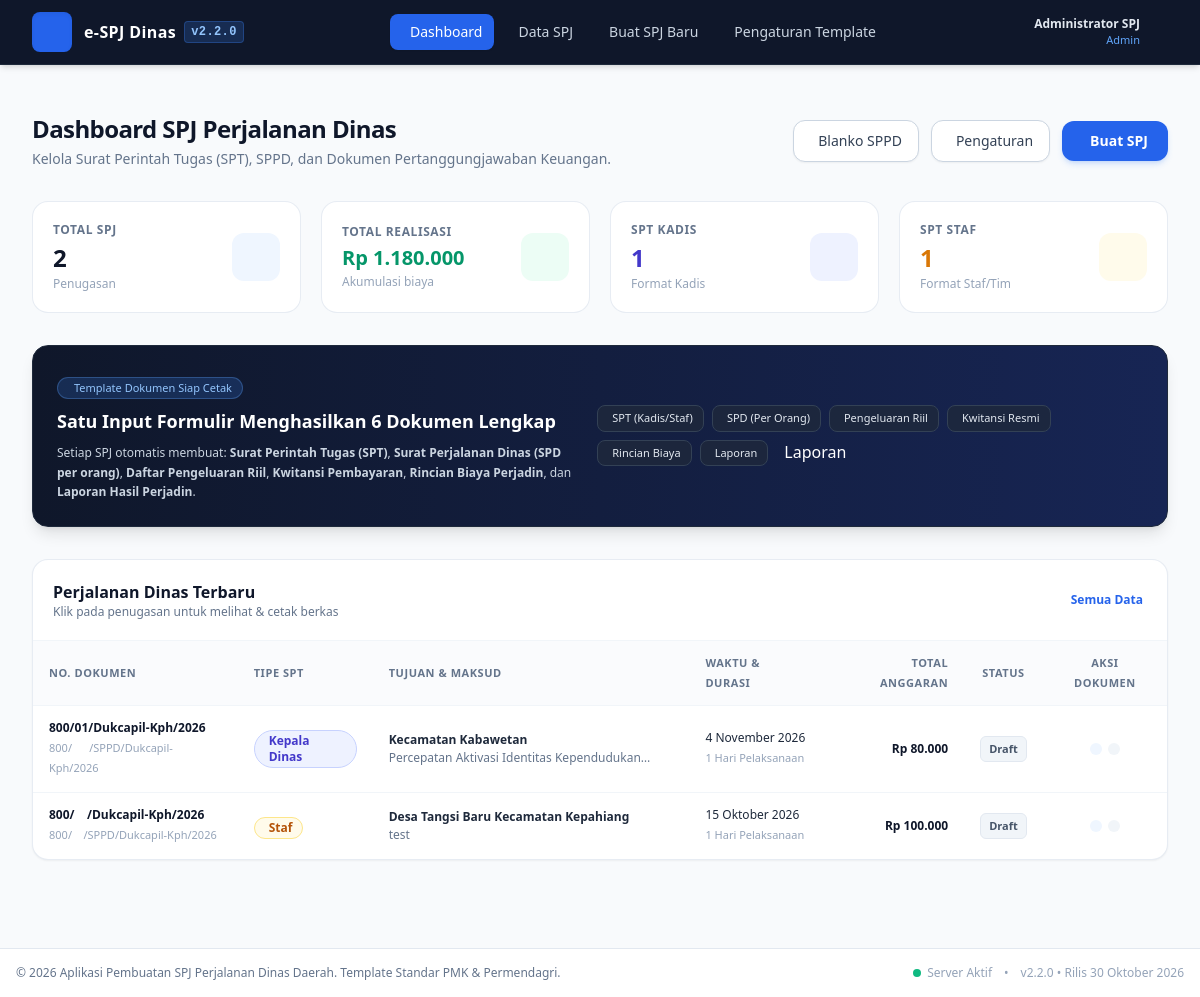
Page / (signed in) on the earlier database version.
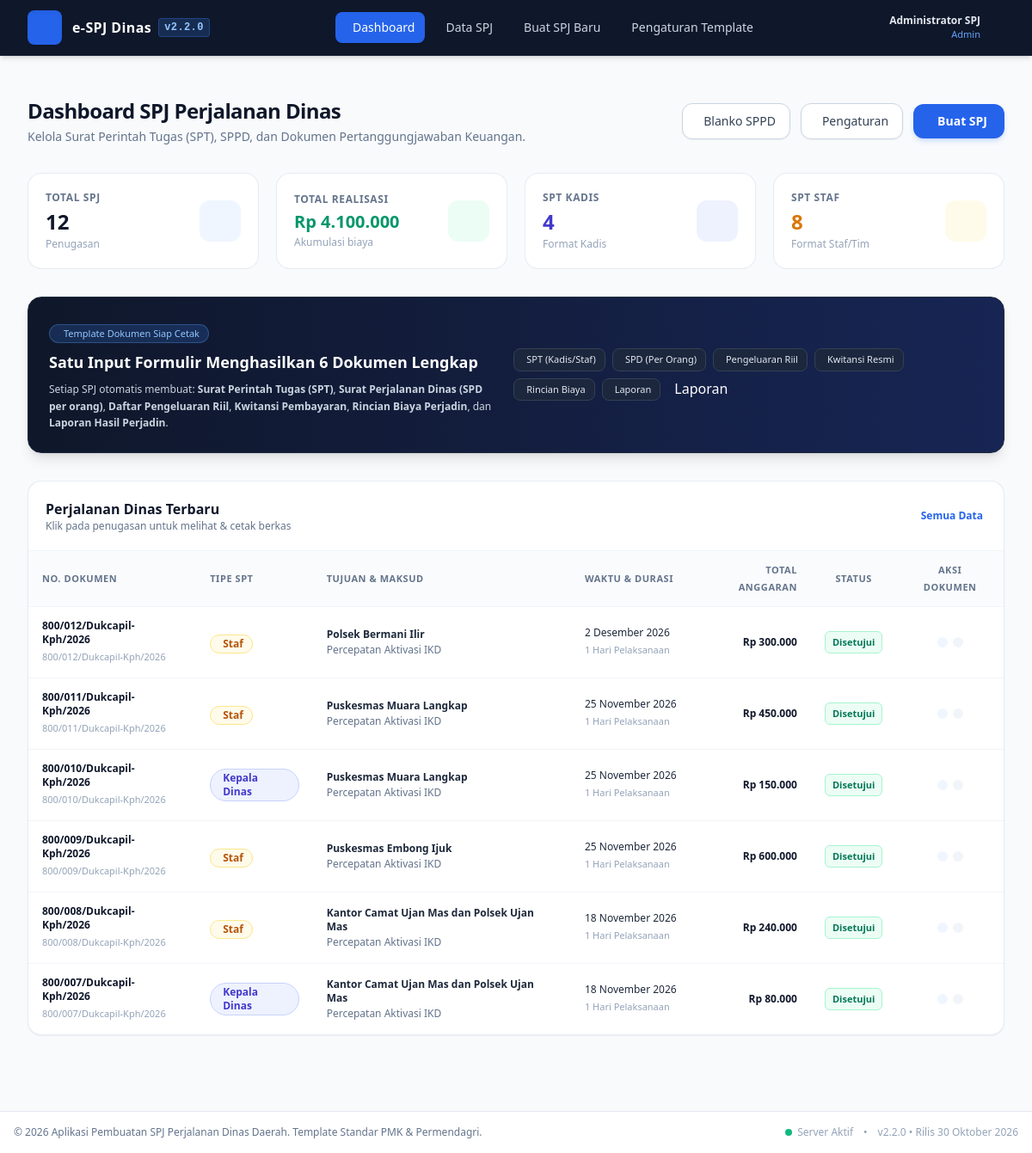
Same page on the later database version.
### tables this page shows
CREATE TABLE spj (
        id INTEGER PRIMARY KEY AUTOINCREMENT,
        nomor_spt TEXT,
        nomor_sppd TEXT,
        jenis_spt TEXT DEFAULT 'staf', -- 'kadis' or 'staf'
        tujuan TEXT NOT NULL,
        instansi_tujuan TEXT,
        maksud TEXT NOT NULL,
        dasar_hukum TEXT,
        tanggal_berangkat DATE NOT NULL,
        tanggal_pulang DATE NOT NULL,
        lama_hari INTEGER DEFAULT 1,
        tempat_berangkat TEXT DEFAULT 'Tempat Kedudukan',
        angkutan TEXT DEFAULT 'Pesawat Udara',
        mata_anggaran TEXT DEFAULT '5.1.02.04.01.0001 (Belanja Perjalanan Dinas Biasa)',
        status TEXT DEFAULT 'Draft', -- 'Draft', 'Disetujui', 'Selesai'
        created_at TIMESTAMP DEFAULT CURRENT_TIMESTAMP,
        updated_at TIMESTAMP DEFAULT CURRENT_TIMESTAMP
    , spt_penandatangan_nama TEXT, spt_penandatangan_nip TEXT, spt_penandatangan_pangkat TEXT, spt_penandatangan_jabatan TEXT, spt_penandatangan_an TEXT, tanggal_spt DATE);

### app.py (the view)
@app.route('/')
@login_required
def dashboard():
    conn = get_db()
    total_spj = conn.execute('SELECT COUNT(*) as c FROM spj').fetchone()['c']
    spj_kadis = conn.execute("SELECT COUNT(*) as c FROM spj WHERE jenis_spt = 'kadis'").fetchone()['c']
    spj_staf = conn.execute("SELECT COUNT(*) as c FROM spj WHERE jenis_spt = 'staf'").fetchone()['c']
    total_biaya_row = conn.execute('SELECT SUM(total) as s FROM spj_biaya').fetchone()
    total_biaya = total_biaya_row['s'] if total_biaya_row and total_biaya_row['s'] else 0
    recent_rows = conn.execute('''
        SELECT s.*,
            COALESCE((SELECT SUM(b.total) FROM spj_biaya b WHERE b.spj_id = s.id), 0) as total_biaya
        FROM spj s
        ORDER BY s.id DESC
        LIMIT 6
    ''').fetchall()
    conn.close()
    return render_template('dashboard.html',
        total_spj=total_spj,
        spj_kadis=spj_kadis,
        spj_staf=spj_staf,
        total_biaya=total_biaya,
        recent_spj=recent_rows
    )

### templates/dashboard.html (shortened to what this page needs)
{% extends "base.html" %}
{% block content %}
<div class="max-w-7xl mx-auto px-4 sm:px-6 lg:px-8 pt-6 sm:pt-8">
    <div class="flex flex-col md:flex-row md:items-center md:justify-between gap-4 mb-6 sm:mb-8">
        <div>
            <h1 class="text-xl sm:text-2xl font-bold text-slate-900 tracking-tight flex items-center gap-2">
                <span>Dashboard SPJ Perjalanan Dinas</span>
            </h1>
            <p class="text-xs sm:text-sm text-slate-500 mt-1">
                Kelola Surat Perintah Tugas (SPT), SPPD, dan Dokumen Pertanggungjawaban Keuangan.
            </p>
        </div>
        <div class="flex flex-wrap sm:flex-nowrap items-center gap-2.5 sm:gap-3 w-full sm:w-auto">
            <a href="{{ url_for('blanko_sppd') }}" target="_blank" class="inline-flex items-center justify-center gap-1.5 sm:gap-2 px-3 sm:px-4 py-2.5 rounded-xl border border-slate-300 bg-white text-slate-700 text-xs sm:text-sm font-medium hover:bg-slate-50 hover:text-blue-600 transition shadow-sm text-center flex-1 sm:flex-initial" title="Cetak / Buka Blanko SPPD Kosong (PDF)">
                <span>Blanko SPPD</span>
            </a>
            <a href="{{ url_for('settings_view') }}" class="inline-flex items-center justify-center gap-1.5 sm:gap-2 px-3 sm:px-4 py-2.5 rounded-xl border border-slate-300 bg-white text-slate-700 text-xs sm:text-sm font-medium hover:bg-slate-50 transition shadow-sm text-center flex-1 sm:flex-initial">
                <span>Pengaturan</span>
            </a>
            <a href="{{ url_for('spj_create') }}" class="inline-flex items-center justify-center gap-1.5 sm:gap-2 px-4 sm:px-5 py-2.5 rounded-xl bg-blue-600 text-white text-xs sm:text-sm font-semibold hover:bg-blue-700 active:bg-blue-800 transition shadow-md shadow-blue-500/20 text-center w-full sm:w-auto">
                <span>Buat SPJ</span>
            </a>
        </div>
    </div>
    <div class="grid grid-cols-2 lg:grid-cols-4 gap-3 sm:gap-5 mb-6 sm:mb-8">
        <div class="bg-white p-3.5 sm:p-5 rounded-2xl border border-slate-200/80 shadow-xs flex flex-col justify-between sm:flex-row sm:items-center">
            <div>
                <div class="text-[10px] sm:text-xs font-semibold uppercase text-slate-500 tracking-wider">Total SPJ</div>
                <div class="text-xl sm:text-2xl font-extrabold text-slate-900 mt-0.5 sm:mt-1">{{ total_spj }}</div>
                <div class="text-[10px] sm:text-xs text-slate-400 mt-0.5">Penugasan</div>
            </div>
            <div class="w-8 h-8 sm:w-12 sm:h-12 rounded-xl bg-blue-50 text-blue-600 flex items-center justify-center text-lg sm:text-2xl mt-2 sm:mt-0 self-end sm:self-auto">
            </div>
        </div>
        <div class="bg-white p-3.5 sm:p-5 rounded-2xl border border-slate-200/80 shadow-xs flex flex-col justify-between sm:flex-row sm:items-center">
            <div>
                <div class="text-[10px] sm:text-xs font-semibold uppercase text-slate-500 tracking-wider">Total Realisasi</div>
                <div class="text-sm sm:text-xl font-extrabold text-emerald-600 mt-0.5 sm:mt-1 truncate max-w-[130px] sm:max-w-none">{{ format_rupiah(total_biaya) }}</div>
                <div class="text-[10px] sm:text-xs text-slate-400 mt-0.5">Akumulasi biaya</div>
            </div>
            <div class="w-8 h-8 sm:w-12 sm:h-12 rounded-xl bg-emerald-50 text-emerald-600 flex items-center justify-center text-lg sm:text-2xl mt-2 sm:mt-0 self-end sm:self-auto">
            </div>
        </div>
        <div class="bg-white p-3.5 sm:p-5 rounded-2xl border border-slate-200/80 shadow-xs flex flex-col justify-between sm:flex-row sm:items-center">
            <div>
                <div class="text-[10px] sm:text-xs font-semibold uppercase text-slate-500 tracking-wider">SPT Kadis</div>
                <div class="text-xl sm:text-2xl font-extrabold text-indigo-700 mt-0.5 sm:mt-1">{{ spj_kadis }}</div>
                <div class="text-[10px] sm:text-xs text-slate-400 mt-0.5">Format Kadis</div>
            </div>
            <div class="w-8 h-8 sm:w-12 sm:h-12 rounded-xl bg-indigo-50 text-indigo-600 flex items-center justify-center text-lg sm:text-2xl mt-2 sm:mt-0 self-end sm:self-auto">
            </div>
        </div>
        <div class="bg-white p-3.5 sm:p-5 rounded-2xl border border-slate-200/80 shadow-xs flex flex-col justify-between sm:flex-row sm:items-center">
            <div>
                <div class="text-[10px] sm:text-xs font-semibold uppercase text-slate-500 tracking-wider">SPT Staf</div>
                <div class="text-xl sm:text-2xl font-extrabold text-amber-600 mt-0.5 sm:mt-1">{{ spj_staf }}</div>
                <div class="text-[10px] sm:text-xs text-slate-400 mt-0.5">Format Staf/Tim</div>
            </div>
            <div class="w-8 h-8 sm:w-12 sm:h-12 rounded-xl bg-amber-50 text-amber-600 flex items-center justify-center text-lg sm:text-2xl mt-2 sm:mt-0 self-end sm:self-auto">
            </div>
        </div>
    </div>
    <div class="bg-gradient-to-r from-slate-900 to-blue-950 text-white rounded-2xl p-4 sm:p-6 mb-6 sm:mb-8 shadow-lg border border-slate-800">
        <div class="flex flex-col lg:flex-row lg:items-center justify-between gap-4 sm:gap-6">
            <div class="space-y-1.5 sm:space-y-2">
                <div class="inline-flex items-center gap-1.5 bg-blue-500/20 text-blue-300 text-[11px] px-2.5 py-0.5 rounded-full border border-blue-400/30">
                     Template Dokumen Siap Cetak
                </div>
                <h3 class="text-base sm:text-lg font-bold text-white">Satu Input Formulir Menghasilkan 6 Dokumen Lengkap</h3>
                <p class="text-xs text-slate-300 max-w-2xl leading-relaxed">
                    Setiap SPJ otomatis membuat: <strong>Surat Perintah Tugas (SPT)</strong>, <strong>Surat Perjalanan Dinas (SPD per orang)</strong>, <strong>Daftar Pengeluaran Riil</strong>, <strong>Kwitansi Pembayaran</strong>, <strong>Rincian Biaya Perjadin</strong>, dan <strong>Laporan Hasil Perjadin</strong>.
                </p>
            </div>
            <div class="flex flex-wrap gap-1.5 sm:gap-2">
                <span class="bg-slate-800/80 border border-slate-700 text-slate-200 text-[11px] px-2.5 py-1 rounded-lg flex items-center gap-1">
                     SPT (Kadis/Staf)
                </span>
                <span class="bg-slate-800/80 border border-slate-700 text-slate-200 text-[11px] px-2.5 py-1 rounded-lg flex items-center gap-1">
                     SPD (Per Orang)
                </span>
                <span class="bg-slate-800/80 border border-slate-700 text-slate-200 text-[11px] px-2.5 py-1 rounded-lg flex items-center gap-1">
                     Pengeluaran Riil
                </span>
                <span class="bg-slate-800/80 border border-slate-700 text-slate-200 text-[11px] px-2.5 py-1 rounded-lg flex items-center gap-1">
                     Kwitansi Resmi
                </span>
                <span class="bg-slate-800/80 border border-slate-700 text-slate-200 text-[11px] px-2.5 py-1 rounded-lg flex items-center gap-1">
                     Rincian Biaya
                </span>
                <span class="bg-slate-800/80 border border-slate-700 text-slate-200 text-[11px] px-2.5 py-1 rounded-lg flex items-center gap-1">
                     Laporan
                </span>
                     Laporan
            </div>
        </div>
    </div>
    <div class="bg-white rounded-2xl border border-slate-200/80 shadow-sm overflow-hidden mb-6">
        <div class="p-4 sm:p-5 border-b border-slate-100 flex items-center justify-between">
            <div>
                <h2 class="text-sm sm:text-base font-bold text-slate-900">Perjalanan Dinas Terbaru</h2>
                <p class="text-[11px] sm:text-xs text-slate-500">Klik pada penugasan untuk melihat & cetak berkas</p>
            </div>
            <a href="{{ url_for('spj_list') }}" class="text-xs font-semibold text-blue-600 hover:text-blue-800 flex items-center gap-1">
                <span>Semua Data</span>
            </a>
        </div>
        <div class="hidden md:block overflow-x-auto">
            <table class="w-full text-left text-sm">
                <thead class="bg-slate-50/75 border-b border-slate-100 text-[11px] uppercase font-bold text-slate-500 tracking-wider">
                    <tr>
                        <th class="py-3 px-4">No. Dokumen</th>
                        <th class="py-3 px-4">Tipe SPT</th>
                        <th class="py-3 px-4">Tujuan & Maksud</th>
                        <th class="py-3 px-4">Waktu & Durasi</th>
                        <th class="py-3 px-4 text-right">Total Anggaran</th>
                        <th class="py-3 px-4 text-center">Status</th>
                        <th class="py-3 px-4 text-center">Aksi Dokumen</th>
                    </tr>
                </thead>
                <tbody class="divide-y divide-slate-100">
                    {% for item in recent_spj %}
                    <tr class="hover:bg-blue-50/40 transition">
                        <td class="py-3.5 px-4">
                            <div class="font-semibold text-slate-900 text-xs">{{ item.nomor_spt | format_nomor_spasi }}</div>
                            <div class="text-[11px] text-slate-400 mt-0.5">{{ item.nomor_sppd | format_nomor_spasi }}</div>
                        </td>
                        <td class="py-3.5 px-4">
                            {% if item.jenis_spt == 'kadis' %}
                                <span class="inline-flex items-center gap-1 px-2.5 py-0.5 rounded-full text-xs font-semibold bg-indigo-50 text-indigo-700 border border-indigo-200">
                                     Kepala Dinas
                                </span>
                            {% else %}
                                <span class="inline-flex items-center gap-1 px-2.5 py-0.5 rounded-full text-xs font-semibold bg-amber-50 text-amber-700 border border-amber-200">
                                     Staf
                                </span>
                            {% endif %}
                        </td>
                        <td class="py-3.5 px-4 max-w-xs">
                            <div class="font-bold text-slate-800 text-xs">{{ item.tujuan }}</div>
                            <div class="text-xs text-slate-500 line-clamp-1 mt-0.5" title="{{ item.maksud }}">{{ item.maksud }}</div>
                        </td>
                        <td class="py-3.5 px-4 whitespace-nowrap">
                            <div class="text-xs text-slate-800">{{ format_tanggal(item.tanggal_berangkat) }}</div>
                            <div class="text-[11px] text-slate-400 mt-0.5 font-medium">{{ item.lama_hari }} Hari Pelaksanaan</div>
                        </td>
                        <td class="py-3.5 px-4 text-right whitespace-nowrap">
                            <div class="font-bold text-xs text-slate-900">{{ format_rupiah(item.total_biaya) }}</div>
                        </td>
                        <td class="py-3.5 px-4 text-center whitespace-nowrap">
                            <span class="inline-flex items-center px-2 py-0.5 rounded-md text-[11px] font-semibold
                                {% if item.status == 'Disetujui' %}bg-emerald-50 text-emerald-700 border border-emerald-200
                                {% elif item.status == 'Selesai' %}bg-blue-50 text-blue-700 border border-blue-200
                                {% else %}bg-slate-100 text-slate-600 border border-slate-200{% endif %}">
                                {{ item.status }}
                            </span>
                        </td>
                        <td class="py-3.5 px-4 text-center whitespace-nowrap">
                            <div class="flex items-center justify-center gap-1.5">
                                <a href="{{ url_for('spj_detail', spj_id=item.id) }}" class="p-1.5 rounded-lg bg-blue-50 text-blue-600 hover:bg-blue-100 transition" title="Lihat & Cetak Semua Dokumen">
                                </a>
                                <a href="{{ url_for('spj_edit', spj_id=item.id) }}" class="p-1.5 rounded-lg bg-slate-100 text-slate-600 hover:bg-slate-200 transition" title="Edit Data SPJ">
                                </a>
                            </div>
                        </td>
                    </tr>
                    {% else %}
                    <tr>
                        <td colspan="7" class="py-8 text-center text-slate-400 text-sm">
                            Belum ada data perjalanan dinas. Silakan buat SPJ baru.
                        </td>
                    </tr>
                    {% endfor %}
                </tbody>
            </table>
        </div>
    </div>
</div>
{% endblock %}

Differences in the rows shown:
removed spj: nomor_spt "800/01/Dukcapil-Kph/2026", nomor_sppd "800/ /SPPD/Dukcapil-Kph/2026", jenis_spt "Kepala Dinas", tujuan "Kecamatan Kabawetan", maksud "Percepatan Aktivasi Identitas…", tanggal_berangkat "4 November 2026", lama_hari "1", total_biaya "Rp 80.000", status "Draft"
removed spj: nomor_spt "800/ /Dukcapil-Kph/2026", nomor_sppd "800/ /SPPD/Dukcapil-Kph/2026", jenis_spt "Staf", tujuan "Desa Tangsi Baru Kecamatan Kepahiang", maksud "test", tanggal_berangkat "15 Oktober 2026", lama_hari "1", total_biaya "Rp 100.000", status "Draft"
added spj: nomor_spt "800/012/Dukcapil-Kph/2026", nomor_sppd "800/012/Dukcapil-Kph/2026", jenis_spt "Staf", tujuan "Polsek Bermani Ilir", maksud "Percepatan Aktivasi IKD", tanggal_berangkat "2 Desember 2026", lama_hari "1", total_biaya "Rp 300.000", status "Disetujui"
added spj: nomor_spt "800/011/Dukcapil-Kph/2026", nomor_sppd "800/011/Dukcapil-Kph/2026", jenis_spt "Staf", tujuan "Puskesmas Muara Langkap", maksud "Percepatan Aktivasi IKD", tanggal_berangkat "25 November 2026", lama_hari "1", total_biaya "Rp 450.000", status "Disetujui"
added spj: nomor_spt "800/010/Dukcapil-Kph/2026", nomor_sppd "800/010/Dukcapil-Kph/2026", jenis_spt "Kepala Dinas", tujuan "Puskesmas Muara Langkap", maksud "Percepatan Aktivasi IKD", tanggal_berangkat "25 November 2026", lama_hari "1", total_biaya "Rp 150.000", status "Disetujui"
added spj: nomor_spt "800/009/Dukcapil-Kph/2026", nomor_sppd "800/009/Dukcapil-Kph/2026", jenis_spt "Staf", tujuan "Puskesmas Embong Ijuk", maksud "Percepatan Aktivasi IKD", tanggal_berangkat "25 November 2026", lama_hari "1", total_biaya "Rp 600.000", status "Disetujui"
added spj: nomor_spt "800/008/Dukcapil-Kph/2026", nomor_sppd "800/008/Dukcapil-Kph/2026", jenis_spt "Staf", tujuan "Kantor Camat Ujan Mas dan Polsek Ujan Mas", maksud "Percepatan Aktivasi IKD", tanggal_berangkat "18 November 2026", lama_hari "1", total_biaya "Rp 240.000", status "Disetujui"
added spj: nomor_spt "800/007/Dukcapil-Kph/2026", nomor_sppd "800/007/Dukcapil-Kph/2026", jenis_spt "Kepala Dinas", tujuan "Kantor Camat Ujan Mas dan Polsek Ujan Mas", maksud "Percepatan Aktivasi IKD", tanggal_berangkat "18 November 2026", lama_hari "1", total_biaya "Rp 80.000", status "Disetujui"
Other differences:
{{ total_spj }}: "2" → "12"
{{ spj_kadis }}: "1" → "4"
{{ spj_staf }}: "1" → "8"
text no longer shown: "Rp 1.180.000"
text now shown: "Rp 4.100.000"
